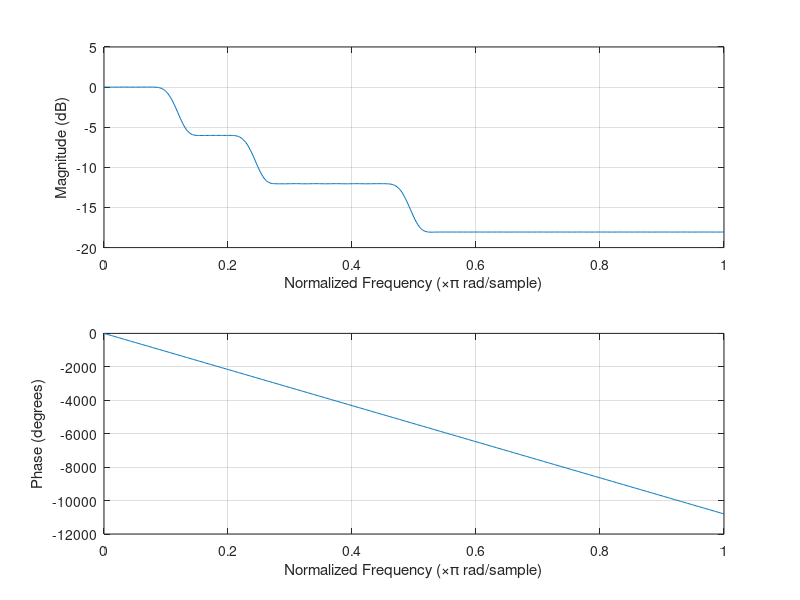

MATLAB code for this plot:
N=120; %滤波器阶数
fc=[0 0.125 0.125 0.25 0.25 0.5 0.5 1]; %截止频率
mag=[1 1 0.5 0.5 0.25 0.25 0.125 0.125 ]; %理想滤波器幅值
b=fir2(N,fc,mag); %设计海明窗滤波器
freqz(b); %绘制频率响应曲线